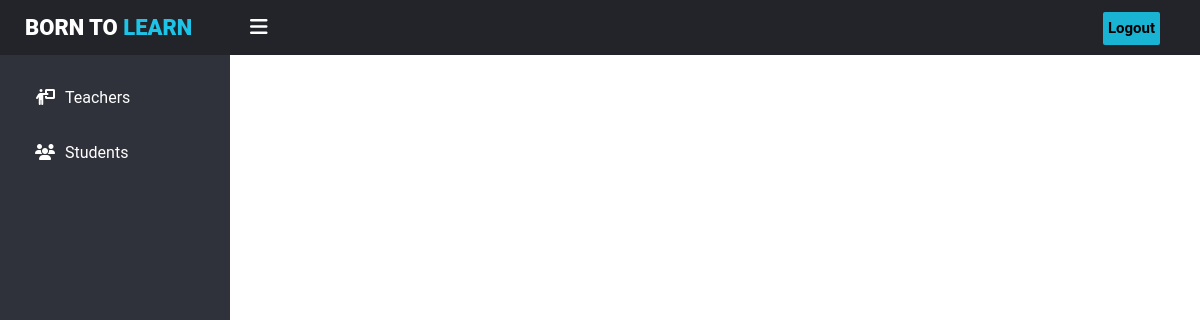
Before: /students/coursePerformance.php (signed in) with the older database file.
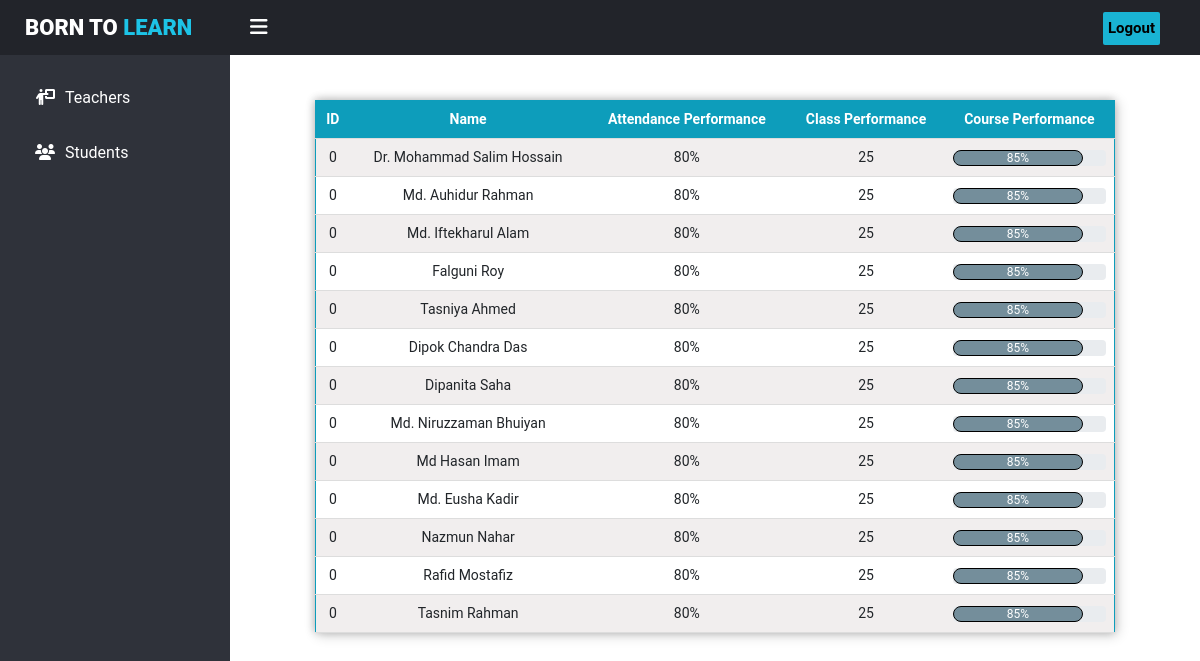
After: the same page with the newer database file.
### tables this page shows
CREATE TABLE `user` (
  `ID` int(50) NOT NULL,
  `email` varchar(50) NOT NULL,
  `password` varchar(50) NOT NULL,
  `user_type` varchar(50) NOT NULL,
  `Roll` varchar(50) NOT NULL,
  `Mobile` varchar(50) NOT NULL,
  `Batch` int(11) NOT NULL,
  `semester` int(100) NOT NULL,
  `Name` varchar(50) NOT NULL
);

### students/coursePerformance.php (the view, shortened to what this page needs)
<?php
include '../assets/sidebar.php';
include '../assets/database.php';
?>
<link rel="stylesheet" href="../css//courseAttandance.css">
<link rel="stylesheet" href="../css//coursePerformance.css">
<div style="padding-bottom: 25px;padding-top:100px;">
    <table style="margin-left: 50%;">
        <tbody>
            <?php
            $result = mysqli_query($conn, " SELECT * FROM `user` WHERE semester='$semester'") or die('query failed');
            if ($result->num_rows > 0) { ?>
                <tr id="header" style="text-align:center;">
                    <th>ID</th>
                    <th>Name</th>
                    <th>Attendance Performance</th>
                    <th>Class Performance</th>
                    <th>Course Performance</th>
                </tr>
                <?php while ($row = $result->fetch_assoc()) {
                    $student_name = $row['Name'];
                    $student_roll = $row['Roll'];
                ?>
                    <tr>
                        <td><?php echo $student_roll; ?></td>
                        <td><?php echo $student_name; ?></td>
                        <td>80%</td>
                        <td>25</td>
                        <td>
                            <div class="progress">
                                <div class="progress-bar" role="progressbar" style="width: 85%;" aria-valuenow="25" aria-valuemin="0" aria-valuemax="100">85%</div>
                            </div>
                        </td>
                    </tr>
            <?php }
            } ?>
        </tbody>
    </table>
</div>
</div>

Changed rows visible on the page:
now on this page (row edited): user: Roll "0", Name "Dr. Mohammad Salim Hossain"
now on this page (row edited): user: Roll "0", Name "Md. Auhidur Rahman"
now on this page (row edited): user: Roll "0", Name "Md. Iftekharul Alam"
now on this page (row edited): user: Roll "0", Name "Falguni Roy"
now on this page (row edited): user: Roll "0", Name "Tasniya Ahmed"
now on this page (row edited): user: Roll "0", Name "Dipok Chandra Das"
now on this page (row edited): user: Roll "0", Name "Dipanita Saha"
now on this page (row edited): user: Roll "0", Name "Md. Niruzzaman Bhuiyan"
now on this page (row edited): user: Roll "0", Name "Md Hasan Imam"
now on this page (row edited): user: Roll "0", Name "Md. Eusha Kadir"
now on this page (row edited): user: Roll "0", Name "Nazmun Nahar"
now on this page (row edited): user: Roll "0", Name "Rafid Mostafiz"
now on this page (row edited): user: Roll "0", Name "Tasnim Rahman"
Other visible differences:
text now shown: "ID Name Attendance Performance Class Performance Course Performance"
